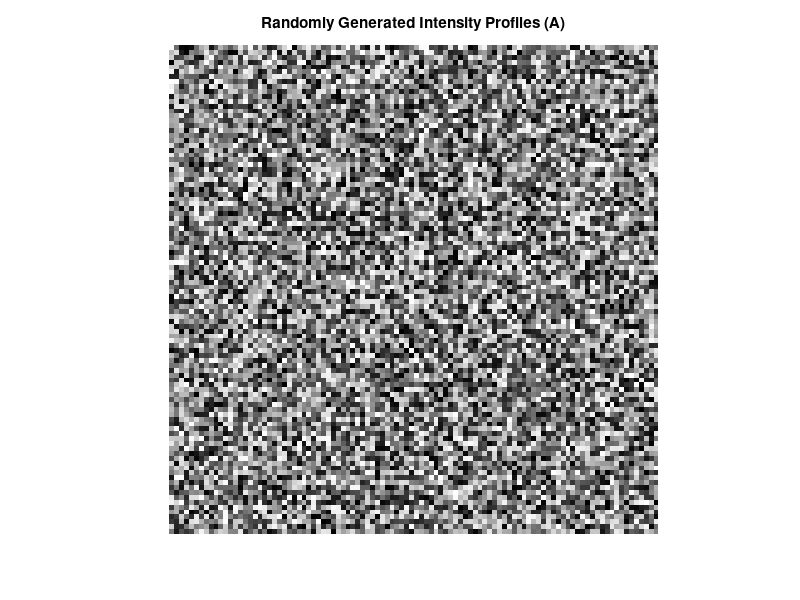

Recreate this plot in MATLAB. (Note: this script raises an error after producing the figure.)
%% clear workspace , and command window, close all figures already open.
clear all, close all, clc;
figure(1);
A = uint8(randi(255,[100,100]));
figure(1);
imshow(A);
title('Randomly Generated Intensity Profiles (A)')
save('inputAPS0Q1.mat', 'A');
load('inputAPS0Q1.mat', 'A');
%% PS-0 4a
A_sorted = sort(reshape(A,[numel(A), 1]), 'descend');
A_sorted = reshape(A_sorted, size(A));
figure(2);
imshow(A_sorted);
title('Sorted Intensity Values (A)')
%% PS-0 4b
bins = 20;
maxA = max(A(:));
minA = min(A(:));
range = (maxA-minA)/bins;
hist = zeros(1,bins);
y = zeros(1,bins);
for i=1:20
    hist(i) = numel(A(A>=(minA+(i-1)*range) & A<(minA+(i)*range)));
    y(i) = minA+(i-1)*range;
end
figure(3);
bar(y,hist, 0.8, 'r');
axis([0 255 min(hist) max(hist)*1.05])
grid on;
title('Intensity Histogram of A (20 windows)');
%% PS-0 4c
% X = A_sorted(size(A,1)/2:size(A,1), 0:size(A,2)/2);
X = A(size(A,1)/2+1:size(A,1), 1:size(A,2)/2);
save('outputXPS0Q1.mat','X');
figure(4);
imagesc(X);
title('Bottom left quadrant of A');
%% PS-0 4d
Y = A - mean(A(:));
save('outputYPS0Q1.mat','Y');
figure(5);
imagesc(Y);
title('A - mean(A(:))');
%% PS-0 4e
Z = uint8(zeros(size(A_sorted,1),size(A_sorted,2),3));
ind = find(A>mean(A(:)));
[u, v] = ind2sub(size(A),ind);
for i=1:numel(ind)
   Z(u(i),v(i),:) = [255,0,0]; 
end
figure(6);
subplot(1,2,1), imagesc(Z);
subplot(1,2,2), imshow(Z);
imwrite(frameSwapped, 'outputZPS0Q1.png');
title('Red pixels represent the intensities above the mean value of A');